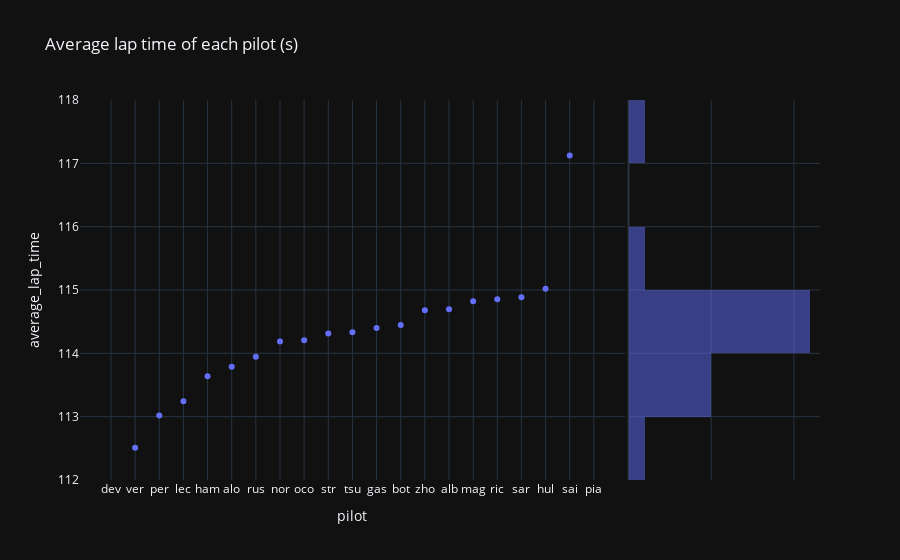

Write notebook code for a chart like this one.
### Code cell
px.scatter(last_gp, x="pilot", y="average_lap_time", title="Average lap time of each pilot (s)", marginal_y="histogram", template="plotly_dark")

### Figure 1 — Plotly figure (JSON) as saved in the notebook; plotly's stock layout.template omitted (floating-point values rounded to 4 significant figures)
{"data": [{"hovertemplate": "pilot=%{x}<br>average_lap_time=%{y}<extra></extra>", "legendgroup": "", "marker": {"color": "#636efa", "symbol": "circle"}, "mode": "markers", "name": "", "orientation": "v", "showlegend": false, "type": "scatter", "x": ["dev", "ver", "per", "lec", "ham", "alo", "rus", "nor", "oco", "str", "tsu", "gas", "bot", "zho", "alb", "mag", "ric", "sar", "hul", "sai", "pia"], "xaxis": "x", "y": [null, 112.5, 113.0, 113.2, 113.6, 113.8, 113.9, 114.2, 114.2, 114.3, 114.3, 114.4, 114.4, 114.7, 114.7, 114.8, 114.9, 114.9, 115.0, 117.1, null], "yaxis": "y"}, {"alignmentgroup": "True", "bingroup": "y", "hovertemplate": "average_lap_time=%{y}<br>count=%{x}<extra></extra>", "legendgroup": "", "marker": {"color": "#636efa"}, "name": "", "offsetgroup": "", "opacity": 0.5, "showlegend": false, "type": "histogram", "xaxis": "x2", "y": [null, 112.5, 113.0, 113.2, 113.6, 113.8, 113.9, 114.2, 114.2, 114.3, 114.3, 114.4, 114.4, 114.7, 114.7, 114.8, 114.9, 114.9, 115.0, 117.1, null], "yaxis": "y2"}], "layout": {"barmode": "overlay", "legend": {"tracegroupgap": 0}, "title": {"text": "Average lap time of each pilot (s)"}, "xaxis": {"anchor": "y", "domain": [0, 0.7363], "title": {"text": "pilot"}}, "xaxis2": {"anchor": "y2", "domain": [0.7413, 1], "matches": "x2", "showgrid": true, "showline": false, "showticklabels": false, "ticks": ""}, "yaxis": {"anchor": "x", "domain": [0, 1], "title": {"text": "average_lap_time"}}, "yaxis2": {"anchor": "x2", "domain": [0, 1], "matches": "y", "showgrid": true, "showticklabels": false}}}
